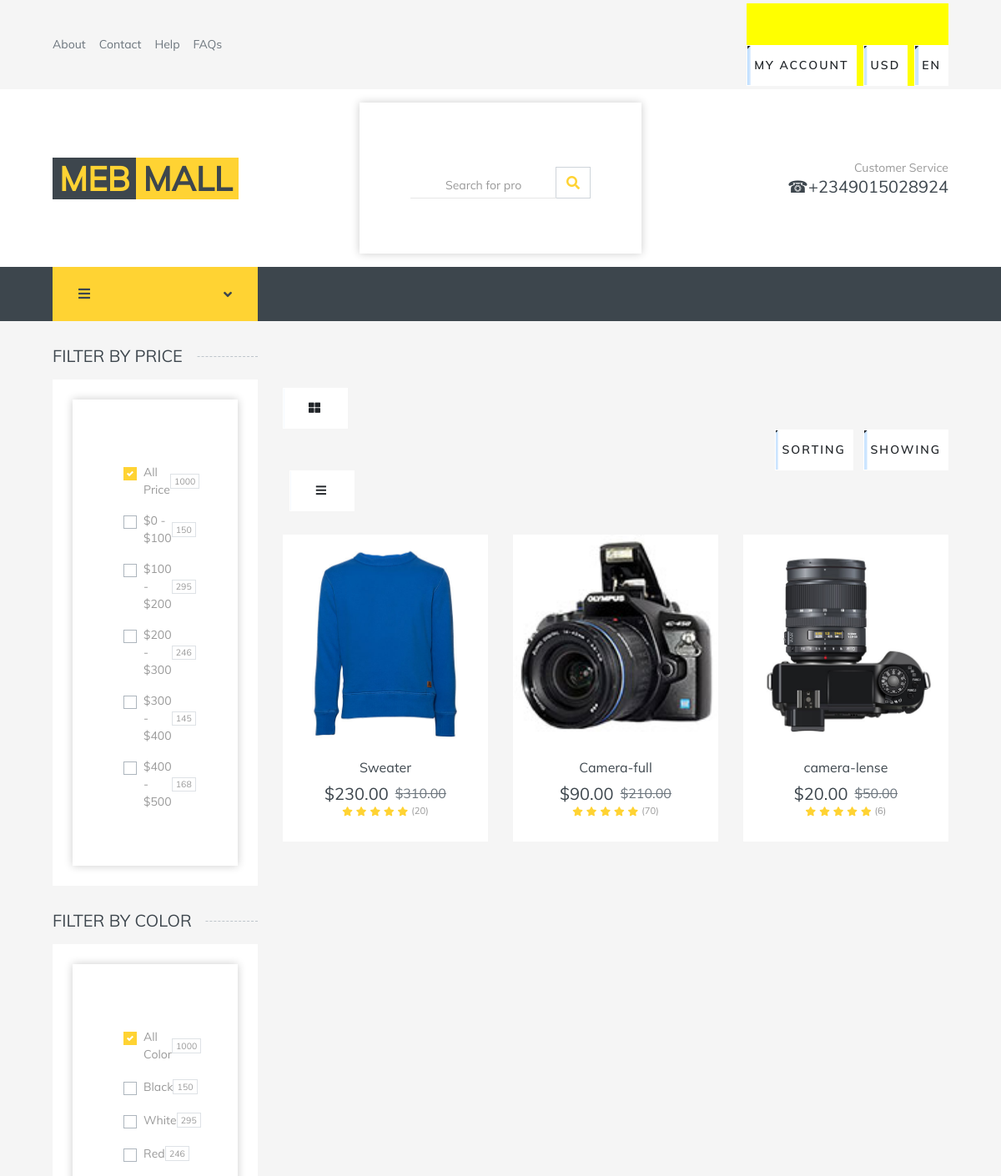
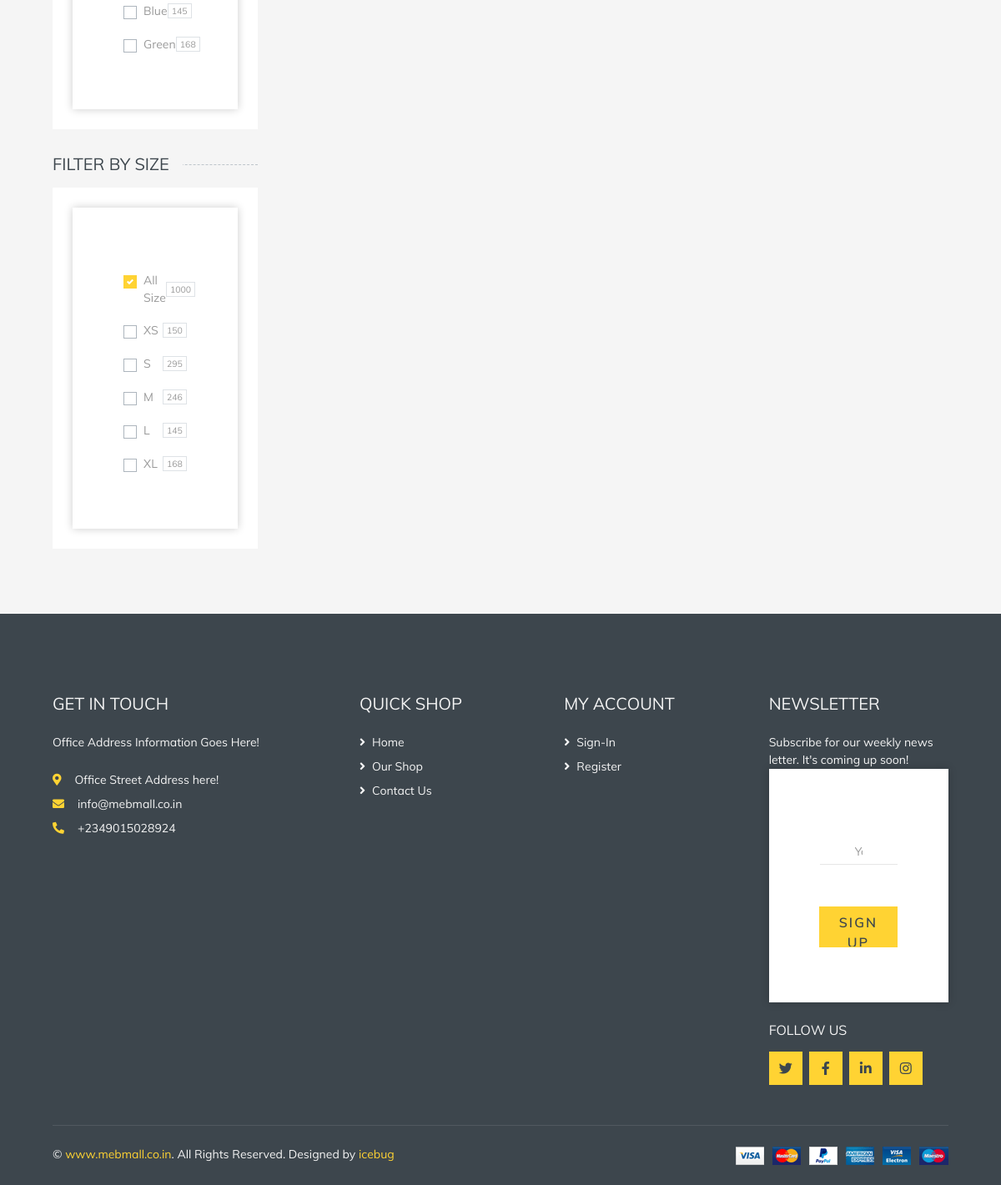
The app's page /shop/ with its own data (2 pictures, top to bottom).
### store/models.py (models this page shows, shortened)
class Product(models.Model):
    name = models.CharField(max_length=255)
    image = models.FileField(upload_to='images', blank=True, null=True, default='product.jpg')
    description = RichTextField(blank=True, null=True)
    category = models.ForeignKey(Category, on_delete=models.SET_NULL, null=True, blank=True)
    price = models.DecimalField(max_digits=12, decimal_places=2, default=0.00, null=True, blank=True,
                                verbose_name='Sale Price')
    regular_price = models.DecimalField(max_digits=12, decimal_places=2, default=0.00, null=True, blank=True,
                                        verbose_name='Regular Price')
    stock = models.PositiveIntegerField(default=0, null=True, blank=True)
    shipping = models.DecimalField(max_digits=12, decimal_places=2, default=0.00, null=True, blank=True,
                                   verbose_name='Shipping Amount')
    status = models.CharField(choices=STATUS, max_length=50,default='Published')
    featured = models.BooleanField(default=False, verbose_name='Marketplace Featured')
    vendor = models.ForeignKey(user_models.User, on_delete=models.SET_NULL, null=True, blank=True)
    sku =ShortUUIDField(unique=True, max_length=50, length=5, prefix='SKU', alphabet='1234567890')
    slug = models.SlugField(null=True, blank=True)
    date = models.DateTimeField(default=timezone.now)
    class Meta:
        ordering = ['-id']
        verbose_name_plural = 'Products'

### store/views.py (the view)
# urls.py: path('shop/', views.shop, name="shop"),
def shop(request):
    product_list = store_models.Product.objects.filter(status='Published', featured=True)
    context = {
        "product_list": product_list,
    }
    return  render(request, "store/shop.html", context)

### templates/store/shop.html (shortened to what this page needs)
{% extends 'layout.html' %}{%load static%}
{% block content%}
    <div class="container-fluid">
        <div class="row px-xl-5">
            <div class="col-lg-3 col-md-4">
                <h5 class="section-title position-relative text-uppercase mb-3"><span class="bg-secondary pr-3">Filter by price</span></h5>
                <div class="bg-light p-4 mb-30">
                    <form>
                        <div class="custom-control custom-checkbox d-flex align-items-center justify-content-between mb-3">
                            <label class="custom-control-label" for="price-all">All Price</label>
                            <span class="badge border font-weight-normal">1000</span>
                        </div>
                        <div class="custom-control custom-checkbox d-flex align-items-center justify-content-between mb-3">
                            <label class="custom-control-label" for="price-1">$0 - $100</label>
                            <span class="badge border font-weight-normal">150</span>
                        </div>
                        <div class="custom-control custom-checkbox d-flex align-items-center justify-content-between mb-3">
                            <label class="custom-control-label" for="price-2">$100 - $200</label>
                            <span class="badge border font-weight-normal">295</span>
                        </div>
                        <div class="custom-control custom-checkbox d-flex align-items-center justify-content-between mb-3">
                            <label class="custom-control-label" for="price-3">$200 - $300</label>
                            <span class="badge border font-weight-normal">246</span>
                        </div>
                        <div class="custom-control custom-checkbox d-flex align-items-center justify-content-between mb-3">
                            <label class="custom-control-label" for="price-4">$300 - $400</label>
                            <span class="badge border font-weight-normal">145</span>
                        </div>
                        <div class="custom-control custom-checkbox d-flex align-items-center justify-content-between">
                            <label class="custom-control-label" for="price-5">$400 - $500</label>
                            <span class="badge border font-weight-normal">168</span>
                        </div>
                    </form>
                </div>
                <h5 class="section-title position-relative text-uppercase mb-3"><span class="bg-secondary pr-3">Filter by color</span></h5>
                <div class="bg-light p-4 mb-30">
                    <form>
                        <div class="custom-control custom-checkbox d-flex align-items-center justify-content-between mb-3">
                            <label class="custom-control-label" for="price-all">All Color</label>
                            <span class="badge border font-weight-normal">1000</span>
                        </div>
                        <div class="custom-control custom-checkbox d-flex align-items-center justify-content-between mb-3">
                            <label class="custom-control-label" for="color-1">Black</label>
                            <span class="badge border font-weight-normal">150</span>
                        </div>
                        <div class="custom-control custom-checkbox d-flex align-items-center justify-content-between mb-3">
                            <label class="custom-control-label" for="color-2">White</label>
                            <span class="badge border font-weight-normal">295</span>
                        </div>
                        <div class="custom-control custom-checkbox d-flex align-items-center justify-content-between mb-3">
                            <label class="custom-control-label" for="color-3">Red</label>
                            <span class="badge border font-weight-normal">246</span>
                        </div>
                        <div class="custom-control custom-checkbox d-flex align-items-center justify-content-between mb-3">
                            <label class="custom-control-label" for="color-4">Blue</label>
                            <span class="badge border font-weight-normal">145</span>
                        </div>
                        <div class="custom-control custom-checkbox d-flex align-items-center justify-content-between">
                            <label class="custom-control-label" for="color-5">Green</label>
                            <span class="badge border font-weight-normal">168</span>
                        </div>
                    </form>
                </div>
                <h5 class="section-title position-relative text-uppercase mb-3"><span class="bg-secondary pr-3">Filter by size</span></h5>
                <div class="bg-light p-4 mb-30">
                    <form>
                        <div class="custom-control custom-checkbox d-flex align-items-center justify-content-between mb-3">
                            <label class="custom-control-label" for="size-all">All Size</label>
                            <span class="badge border font-weight-normal">1000</span>
                        </div>
                        <div class="custom-control custom-checkbox d-flex align-items-center justify-content-between mb-3">
                            <label class="custom-control-label" for="size-1">XS</label>
                            <span class="badge border font-weight-normal">150</span>
                        </div>
                        <div class="custom-control custom-checkbox d-flex align-items-center justify-content-between mb-3">
                            <label class="custom-control-label" for="size-2">S</label>
                            <span class="badge border font-weight-normal">295</span>
                        </div>
                        <div class="custom-control custom-checkbox d-flex align-items-center justify-content-between mb-3">
                            <label class="custom-control-label" for="size-3">M</label>
                            <span class="badge border font-weight-normal">246</span>
                        </div>
                        <div class="custom-control custom-checkbox d-flex align-items-center justify-content-between mb-3">
                            <label class="custom-control-label" for="size-4">L</label>
                            <span class="badge border font-weight-normal">145</span>
                        </div>
                        <div class="custom-control custom-checkbox d-flex align-items-center justify-content-between">
                            <label class="custom-control-label" for="size-5">XL</label>
                            <span class="badge border font-weight-normal">168</span>
                        </div>
                    </form>
                </div>
            </div>
            <div class="col-lg-9 col-md-8">
                <div class="row pb-3">
                    <div class="col-12 pb-1">
                        <div class="d-flex align-items-center justify-content-between mb-4">
                            <div>
                                <button class="btn btn-sm btn-light"><i class="fa fa-th-large"></i></button>
                                <button class="btn btn-sm btn-light ml-2"><i class="fa fa-bars"></i></button>
                            </div>
                            <div class="ml-2">
                                <div class="btn-group">
                                    <button type="button" class="btn btn-sm btn-light dropdown-toggle" data-toggle="dropdown">Sorting</button>
                                </div>
                                <div class="btn-group ml-2">
                                    <button type="button" class="btn btn-sm btn-light dropdown-toggle" data-toggle="dropdown">Showing</button>
                                </div>
                            </div>
                        </div>
                    </div>
                    {%for products in product_list%}
                    {% if products is not None%}
                     <div class="col-lg-4 col-md-6 col-sm-6 pb-1">
                        <div class="product-item bg-light mb-4">
                            <a href="{% url 'store:details_view' products.slug %}" target="_blank">
                                <div class="product-img position-relative overflow-hidden">
                                <img class="img-fluid w-100" height="500" width="500" src="{{products.image.url}}"
                                       alt="">
                                <div class="product-action">
                                </div>
                            </div></a>
                            <div class="text-center py-4">
                                <a class="h6 text-decoration-none text-truncate"
                                   href="{%url 'store:details_view' products.slug%}">{{products.name}}</a>
                                <div class="d-flex align-items-center justify-content-center mt-2">
                                    <h5>${{products.price}}</h5><h6
                                        class="text-muted ml-2"><del>${{products.regular_price}}</del></h6>
                                </div>
                                <div class="d-flex align-items-center justify-content-center mb-1">
                                    <small class="fa fa-star text-primary mr-1"></small>
                                    <small class="fa fa-star text-primary mr-1"></small>
                                    <small class="fa fa-star text-primary mr-1"></small>
                                    <small class="fa fa-star text-primary mr-1"></small>
                                    <small class="fa fa-star text-primary mr-1"></small>
                                    <small>({{products.stock}})</small>
                                </div>
                            </div>
                        </div>
                    </div>
                    {%endif%}
                    {%endfor%}
                </div>
            </div>
        </div>
    </div>
{% endblock content%}

### static/css/style(2).css (style rules this page uses)
* { -webkit-box-sizing: border-box; -moz-box-sizing: border-box; box-sizing: border-box; }
body { font-family: "Muli-Regular"; font-size: 14px; margin: 0; color: #999; }
input, textarea, select, button { font-family: "Muli-Regular"; }
p, h1, h2, h3, h4, h5, h6, ul { margin: 0; }
img { max-width: 100%; }
a { text-decoration: none; }
form { width: 100%; position: relative; z-index: 9; padding: 77px 61px 66px; background: #fff; box-shadow: 0px 0px 10px 0px rgba(0, 0, 0, 0.2); -webkit-box-shadow: 0px 0px 10px 0px rgba(0, 0, 0, 0.2); -moz-box-shadow: 0px 0px 10px 0px rgba(0, 0, 0, 0.2); -ms-box-shadow: 0px 0px 10px 0px rgba(0, 0, 0, 0.2); -o-box-shadow: 0px 0px 10px 0px rgba(0, 0, 0, 0.2); }
button { border: none; width: 100%; height: 49px; margin-top: 50px; cursor: pointer; display: flex; align-items: center; justify-content: center; padding: 0; background: #99ccff; color: #fff; text-transform: uppercase; font-family: "Muli-SemiBold"; font-size: 15px; letter-spacing: 2px; transition: all 0.5s; position: relative; overflow: hidden; }
button:before, button:after { content: ''; position: absolute; top: 0; left: 0; width: 100%; height: 100%; z-index: 1; background-color: rgba(52, 152, 253, 0.25); -webkit-transition: all 0.3s; -moz-transition: all 0.3s; -o-transition: all 0.3s; transition: all 0.3s; -webkit-transform: translate(-100%, 0); transform: translate(-100%, 0); -webkit-transition-timing-function: cubic-bezier(0.75, 0, 0.125, 1); transition-timing-function: cubic-bezier(0.75, 0, 0.125, 1); }
button:after { -webkit-transition-delay: 0.2s; transition-delay: 0.2s; }

### records on screen
Product: image (picture), name "Sweater", price "230.00", regular_price "310.00", stock "20"
Product: image (picture), name "Camera-full", price "90.00", regular_price "210.00", stock "70"
Product: image (picture), name "camera-lense", price "20.00", regular_price "50.00", stock "6"
